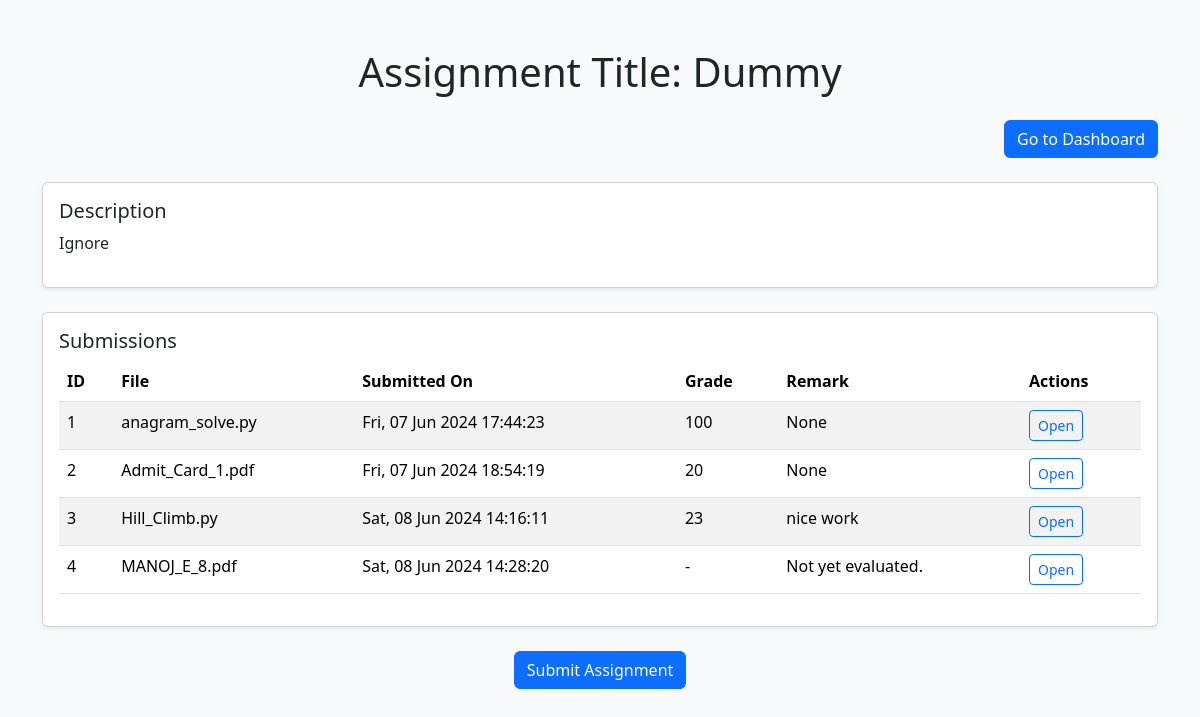
The app's page /school/assignment/2/ (signed in) with its own data.
### school_app/models.py (models this page shows)
class Assignment(models.Model):
    classroom = models.ForeignKey(Classroom, on_delete=models.CASCADE, related_name='assignments')
    title = models.CharField(max_length=100)
    description = models.TextField()
    created_at = models.DateTimeField(auto_now_add=True)

class Submission(models.Model):
    assignment = models.ForeignKey(Assignment, on_delete=models.CASCADE, related_name='submissions')
    student = models.ForeignKey(settings.AUTH_USER_MODEL, on_delete=models.CASCADE)
    file = models.FileField(upload_to='submissions/')
    grade = models.IntegerField(null=True, blank=True)
    remark = models.TextField(null=True, blank=True)
    created_at = models.DateTimeField(auto_now_add=True)

### school_app/views.py (the view)
# urls.py: path('assignment/<int:pk>/', views.assignment_detail, name='assignment_detail'),
@login_required
def assignment_detail(request, pk):
    assignment = Assignment.objects.get(pk=pk)
    submissions = Submission.objects.filter(assignment=assignment)
    for submission in submissions:
        submission.filename = os.path.basename(submission.file.name)
    return render(request, 'school_app/assignment_detail.html', {'assignment': assignment, 'submissions': submissions})

### school_app/templates/school_app/assignment_detail.html (shortened to what this page needs)
<!DOCTYPE html>
<html lang="en">
<head>
    <link href="https://cdn.jsdelivr.net/npm/bootstrap@5.3.3/dist/css/bootstrap.min.css" rel="stylesheet">
</head>
<body class="bg-light">
    <div class="container mt-5">
        <div class="row align-items-center">
            <div class="col-12">
                <h1 class="mb-4 text-center text-capitalize">Assignment Title: {{ assignment.title }}</h1>
                <div class="text-end">
                    {% if request.user.is_teacher %}
                        <a href="{% url 'teacher_dashboard' %}" class="btn btn-primary mb-4">Go to Dashboard</a>
                    {% elif request.user.is_student %}
                        <a href="{% url 'student_dashboard' %}" class="btn btn-primary mb-4">Go to Dashboard</a>
                    {% endif %}
                </div>
            </div>
        </div>
        <div class="row mb-4">
            <div class="col-12">
                <div class="card shadow-sm">
                    <div class="card-body">
                        <h5 class="card-title text-capitalize">Description</h5>
                        <p class="text-capitalize">{{ assignment.description }}</p>
                    </div>
                </div>
            </div>
        </div>
        <div class="row mb-4">
            <div class="col-12">
                <div class="card shadow-sm">
                    <div class="card-body">
                        <h5 class="card-title">Submissions</h5>
                        <div class="table-responsive">
                            <table class="table table-striped">
                                <thead>
                                    <tr>
                                        <th>ID</th>
                                        <th>File</th>
                                        <th>Submitted On</th>
                                        <th>Grade</th>
                                        <th>Remark</th>
                                        <th>Actions</th>
                                    </tr>
                                </thead>
                                <tbody>
                                    {% for submission in submissions %}
                                        <tr>
                                            <td>{{ forloop.counter }}</td>
                                            <td>{{ submission.filename}}</td>
                                            <td>{{ submission.created_at|date:"D, d M Y H:i:s" }}</td>
                                            {% if request.user.is_teacher %}
                                                <td> {{ submission.student }} </td>
                                                {% if submission.grade %}
                                                    <td>{{ submission.grade }}</td>
                                                    <td>{{ submission.remark }}</td>
                                                {% else %}
                                                    <td>
                                                        <a href="{% url 'grade_submission' submission.pk %}" class="btn btn-outline-primary btn-sm">Grade</a>
                                                    </td>
                                                    <td> - </td>
                                                {% endif %}
                                            {% elif request.user.is_student %}
                                                {% if submission.grade %}
                                                    <td>{{ submission.grade }}</td>
                                                    <td>{{ submission.remark }}</td>
                                                {% else %}
                                                    <td> - </td>
                                                    <td> Not yet evaluated. </td>
                                                {% endif %}
                                            {% endif %}
                                            <td>
                                                <a href="{{ submission.file.url }}" class="btn btn-outline-primary btn-sm">Open</a>
                                            </td>
                                        </tr>
                                    {% empty %}
                                        <tr>
                                            <td colspan="{% if request.user.is_teacher %}6{% else %}4{% endif %}">No submissions yet.</td>
                                        </tr>
                                    {% endfor %}
                                </tbody>
                            </table>
                        </div>
                    </div>
                </div>
            </div>
        </div>
        {% if request.user.is_student %}
            <div class="row justify-content-center mb-3">
                <div class="col-12 text-center">
                    <a href="{% url 'submit_assignment' assignment.pk %}" class="btn btn-primary btn-block">Submit Assignment</a>
                </div>
            </div>
        {% endif %}
    </div>
</body>
</html>

### school_app/templates/school_app/assignment_detail.html (style rules this page uses)
body { background: url('https://images.unsplash.com/photo-1513077202514-c511b41bd4c7?q=80&w=2069&auto=format&fit=crop&ixlib=rb-4.0.3&ixid=M3wxMjA3fDB8MHxwaG90by1wYWdlfHx8fGVufDB8fHx8fA%3D%3D') no-repeat center center fixed; background-size: cover; position: relative; min-height: 100vh; }

### records on screen
Assignment: title "Dummy", description "Ignore"
Submission: filename "anagram_solve.py", created_at "Fri, 07 Jun 2024 17:44:23", grade "100", remark "None"
Submission: filename "Admit_Card_1.pdf", created_at "Fri, 07 Jun 2024 18:54:19", grade "20", remark "None"
Submission: filename "Hill_Climb.py", created_at "Sat, 08 Jun 2024 14:16:11", grade "23", remark "nice work"
Submission: filename "MANOJ_E_8.pdf", created_at "Sat, 08 Jun 2024 14:28:20", shows "Not yet evaluated."
